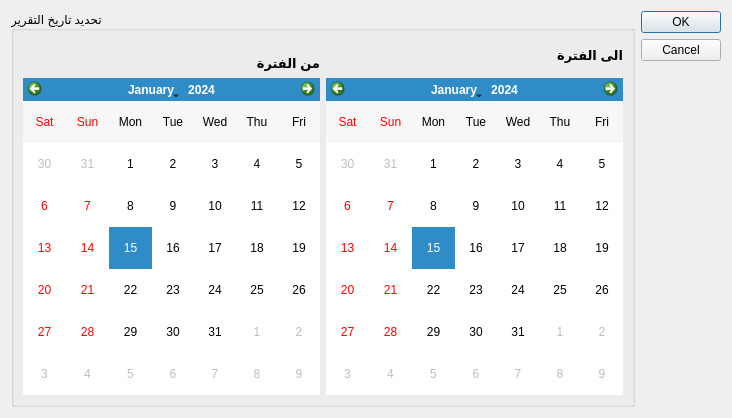
<?xml version="1.0" encoding="UTF-8"?>
<ui version="4.0">
 <class>SelectPeridDialog</class>
 <widget class="QDialog" name="SelectPeridDialog">
  <property name="geometry">
   <rect>
    <x>0</x>
    <y>0</y>
    <width>732</width>
    <height>418</height>
   </rect>
  </property>
  <property name="windowTitle">
   <string>Dialog</string>
  </property>
  <layout class="QGridLayout" name="gridLayout">
   <item row="0" column="2">
    <widget class="QDialogButtonBox" name="buttonBox">
     <property name="orientation">
      <enum>Qt::Vertical</enum>
     </property>
     <property name="standardButtons">
      <set>QDialogButtonBox::Cancel|QDialogButtonBox::Ok</set>
     </property>
    </widget>
   </item>
   <item row="0" column="1">
    <widget class="QGroupBox" name="groupBox">
     <property name="title">
      <string>تحديد تاريخ التقرير</string>
     </property>
     <property name="flat">
      <bool>false</bool>
     </property>
     <layout class="QGridLayout" name="gridLayout_2">
      <item row="0" column="0">
       <widget class="QLabel" name="label">
        <property name="text">
         <string>&lt;!DOCTYPE HTML PUBLIC &quot;-//W3C//DTD HTML 4.0//EN&quot; &quot;http://www.w3.org/TR/REC-html40/strict.dtd&quot;&gt;
&lt;html&gt;&lt;head&gt;&lt;meta name=&quot;qrichtext&quot; content=&quot;1&quot; /&gt;&lt;style type=&quot;text/css&quot;&gt;
p, li { white-space: pre-wrap; }
&lt;/style&gt;&lt;/head&gt;&lt;body style=&quot; font-family:'MS Shell Dlg 2'; font-size:8.25pt; font-weight:400; font-style:normal;&quot;&gt;
&lt;p dir='rtl' style=&quot; margin-top:0px; margin-bottom:0px; margin-left:0px; margin-right:0px; -qt-block-indent:0; text-indent:0px;&quot;&gt;&lt;span style=&quot; font-size:10pt; font-weight:600;&quot;&gt;&lt;br /&gt;من الفترة&lt;/span&gt;&lt;/p&gt;&lt;/body&gt;&lt;/html&gt;</string>
        </property>
       </widget>
      </item>
      <item row="0" column="1">
       <widget class="QLabel" name="label_2">
        <property name="text">
         <string>&lt;!DOCTYPE HTML PUBLIC &quot;-//W3C//DTD HTML 4.0//EN&quot; &quot;http://www.w3.org/TR/REC-html40/strict.dtd&quot;&gt;
&lt;html&gt;&lt;head&gt;&lt;meta name=&quot;qrichtext&quot; content=&quot;1&quot; /&gt;&lt;style type=&quot;text/css&quot;&gt;
p, li { white-space: pre-wrap; }
&lt;/style&gt;&lt;/head&gt;&lt;body style=&quot; font-family:'MS Shell Dlg 2'; font-size:8.25pt; font-weight:400; font-style:normal;&quot;&gt;
&lt;p dir='rtl' style=&quot; margin-top:0px; margin-bottom:0px; margin-left:0px; margin-right:0px; -qt-block-indent:0; text-indent:0px;&quot;&gt;&lt;span style=&quot; font-size:10pt; font-weight:600;&quot;&gt;الى الفترة&lt;/span&gt;&lt;/p&gt;&lt;/body&gt;&lt;/html&gt;</string>
        </property>
       </widget>
      </item>
      <item row="1" column="0">
       <widget class="QCalendarWidget" name="fromWidget">
        <property name="minimumDate">
         <date>
          <year>2012</year>
          <month>8</month>
          <day>15</day>
         </date>
        </property>
        <property name="firstDayOfWeek">
         <enum>Qt::Saturday</enum>
        </property>
        <property name="gridVisible">
         <bool>false</bool>
        </property>
        <property name="verticalHeaderFormat">
         <enum>QCalendarWidget::NoVerticalHeader</enum>
        </property>
        <property name="navigationBarVisible">
         <bool>true</bool>
        </property>
        <property name="dateEditEnabled">
         <bool>true</bool>
        </property>
       </widget>
      </item>
      <item row="1" column="1">
       <widget class="QCalendarWidget" name="toWidget">
        <property name="minimumDate">
         <date>
          <year>2012</year>
          <month>8</month>
          <day>15</day>
         </date>
        </property>
        <property name="firstDayOfWeek">
         <enum>Qt::Saturday</enum>
        </property>
        <property name="gridVisible">
         <bool>false</bool>
        </property>
        <property name="verticalHeaderFormat">
         <enum>QCalendarWidget::NoVerticalHeader</enum>
        </property>
        <property name="navigationBarVisible">
         <bool>true</bool>
        </property>
        <property name="dateEditEnabled">
         <bool>true</bool>
        </property>
       </widget>
      </item>
     </layout>
    </widget>
   </item>
  </layout>
 </widget>
 <resources/>
 <connections>
  <connection>
   <sender>buttonBox</sender>
   <signal>accepted()</signal>
   <receiver>SelectPeridDialog</receiver>
   <slot>accept()</slot>
   <hints>
    <hint type="sourcelabel">
     <x>248</x>
     <y>254</y>
    </hint>
    <hint type="destinationlabel">
     <x>157</x>
     <y>274</y>
    </hint>
   </hints>
  </connection>
  <connection>
   <sender>buttonBox</sender>
   <signal>rejected()</signal>
   <receiver>SelectPeridDialog</receiver>
   <slot>reject()</slot>
   <hints>
    <hint type="sourcelabel">
     <x>316</x>
     <y>260</y>
    </hint>
    <hint type="destinationlabel">
     <x>286</x>
     <y>274</y>
    </hint>
   </hints>
  </connection>
 </connections>
</ui>
